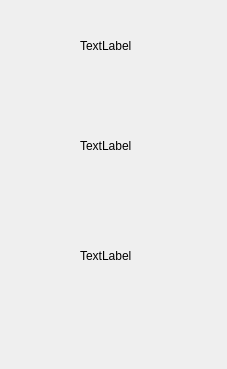
<?xml version="1.0" encoding="UTF-8"?>
<ui version="4.0">
 <class>Card</class>
 <widget class="QWidget" name="Card">
  <property name="geometry">
   <rect>
    <x>0</x>
    <y>0</y>
    <width>227</width>
    <height>369</height>
   </rect>
  </property>
  <property name="windowTitle">
   <string>Form</string>
  </property>
  <widget class="QLabel" name="label">
   <property name="geometry">
    <rect>
     <x>80</x>
     <y>40</y>
     <width>54</width>
     <height>12</height>
    </rect>
   </property>
   <property name="text">
    <string>TextLabel</string>
   </property>
  </widget>
  <widget class="QLabel" name="label_2">
   <property name="geometry">
    <rect>
     <x>80</x>
     <y>140</y>
     <width>54</width>
     <height>12</height>
    </rect>
   </property>
   <property name="text">
    <string>TextLabel</string>
   </property>
  </widget>
  <widget class="QLabel" name="label_3">
   <property name="geometry">
    <rect>
     <x>80</x>
     <y>250</y>
     <width>54</width>
     <height>12</height>
    </rect>
   </property>
   <property name="text">
    <string>TextLabel</string>
   </property>
  </widget>
 </widget>
 <resources/>
 <connections/>
</ui>
